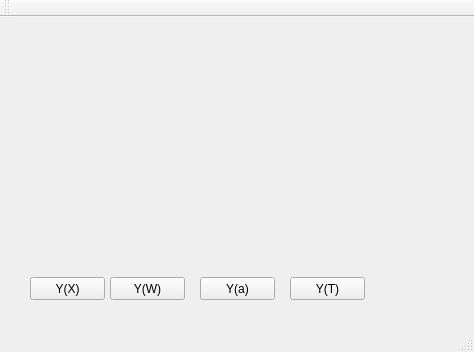
<?xml version="1.0" encoding="UTF-8"?>
<ui version="4.0">
 <class>MainWindow</class>
 <widget class="QMainWindow" name="MainWindow">
  <property name="geometry">
   <rect>
    <x>0</x>
    <y>0</y>
    <width>474</width>
    <height>352</height>
   </rect>
  </property>
  <property name="windowTitle">
   <string>MainWindow</string>
  </property>
  <widget class="QWidget" name="centralWidget">
   <widget class="QCustomPlot" name="widget" native="true">
    <property name="geometry">
     <rect>
      <x>0</x>
      <y>0</y>
      <width>461</width>
      <height>251</height>
     </rect>
    </property>
   </widget>
   <widget class="QPushButton" name="pushButton">
    <property name="geometry">
     <rect>
      <x>30</x>
      <y>260</y>
      <width>75</width>
      <height>23</height>
     </rect>
    </property>
    <property name="text">
     <string>Y(X)</string>
    </property>
   </widget>
   <widget class="QPushButton" name="pushButton_2">
    <property name="geometry">
     <rect>
      <x>110</x>
      <y>260</y>
      <width>75</width>
      <height>23</height>
     </rect>
    </property>
    <property name="text">
     <string>Y(W)</string>
    </property>
   </widget>
   <widget class="QPushButton" name="pushButton_3">
    <property name="geometry">
     <rect>
      <x>200</x>
      <y>260</y>
      <width>75</width>
      <height>23</height>
     </rect>
    </property>
    <property name="text">
     <string>Y(a)</string>
    </property>
   </widget>
   <widget class="QPushButton" name="pushButton_4">
    <property name="geometry">
     <rect>
      <x>290</x>
      <y>260</y>
      <width>75</width>
      <height>23</height>
     </rect>
    </property>
    <property name="text">
     <string>Y(T)</string>
    </property>
   </widget>
  </widget>
  <widget class="QMenuBar" name="menuBar">
   <property name="geometry">
    <rect>
     <x>0</x>
     <y>0</y>
     <width>474</width>
     <height>21</height>
    </rect>
   </property>
  </widget>
  <widget class="QToolBar" name="mainToolBar">
   <attribute name="toolBarArea">
    <enum>TopToolBarArea</enum>
   </attribute>
   <attribute name="toolBarBreak">
    <bool>false</bool>
   </attribute>
  </widget>
  <widget class="QStatusBar" name="statusBar"/>
 </widget>
 <layoutdefault spacing="6" margin="11"/>
 <customwidgets>
  <customwidget>
   <class>QCustomPlot</class>
   <extends>QWidget</extends>
   <header>qcustomplot.h</header>
   <container>1</container>
  </customwidget>
 </customwidgets>
 <resources/>
 <connections/>
</ui>
